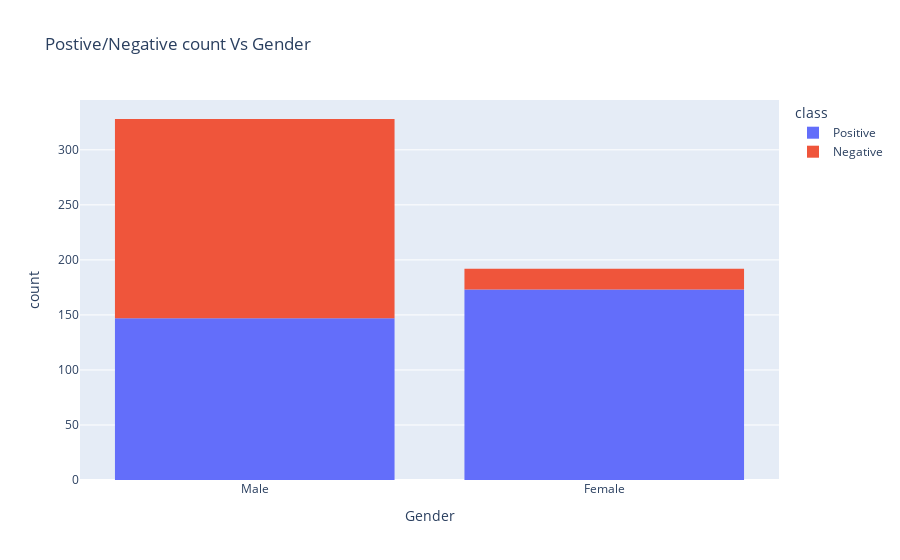

The code cell stored with this chart in its notebook:
### Code cell
gendis= px.histogram(Diabetes, x = 'Gender', color = 'class', title="Postive/Negative count Vs Gender")
gendis.show()

### Figure 1 — Plotly figure (JSON) as saved in the notebook; plotly's stock layout.template omitted (floating-point values rounded to 4 significant figures; data arrays with more than 128 entries replaced by an {"elided": "..."} marker saying what was removed)
{"data": [{"alignmentgroup": "True", "bingroup": "x", "hovertemplate": "class=Positive<br>Gender=%{x}<br>count=%{y}<extra></extra>", "legendgroup": "Positive", "marker": {"color": "#636efa", "pattern": {"shape": ""}}, "name": "Positive", "offsetgroup": "Positive", "orientation": "v", "showlegend": true, "type": "histogram", "x": {"elided": "320 str values"}, "xaxis": "x", "yaxis": "y"}, {"alignmentgroup": "True", "bingroup": "x", "hovertemplate": "class=Negative<br>Gender=%{x}<br>count=%{y}<extra></extra>", "legendgroup": "Negative", "marker": {"color": "#EF553B", "pattern": {"shape": ""}}, "name": "Negative", "offsetgroup": "Negative", "orientation": "v", "showlegend": true, "type": "histogram", "x": {"elided": "200 str values"}, "xaxis": "x", "yaxis": "y"}], "layout": {"barmode": "relative", "legend": {"title": {"text": "class"}, "tracegroupgap": 0}, "title": {"text": "Postive/Negative count Vs Gender"}, "xaxis": {"anchor": "y", "domain": [0, 1], "title": {"text": "Gender"}}, "yaxis": {"anchor": "x", "domain": [0, 1], "title": {"text": "count"}}}}
